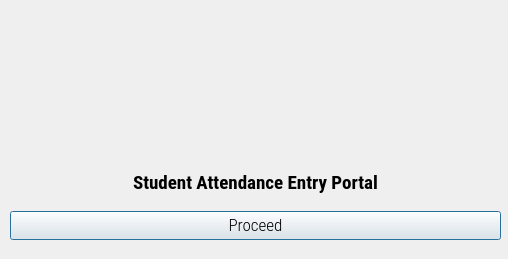
<?xml version="1.0" encoding="UTF-8"?>
<ui version="4.0">
 <class>Dialog</class>
 <widget class="QDialog" name="Dialog">
  <property name="geometry">
   <rect>
    <x>0</x>
    <y>0</y>
    <width>508</width>
    <height>259</height>
   </rect>
  </property>
  <property name="minimumSize">
   <size>
    <width>508</width>
    <height>259</height>
   </size>
  </property>
  <property name="maximumSize">
   <size>
    <width>508</width>
    <height>259</height>
   </size>
  </property>
  <property name="windowTitle">
   <string>Student Attendance Portal</string>
  </property>
  <property name="windowIcon">
   <iconset>
    <normaloff>icon.png</normaloff>icon.png</iconset>
  </property>
  <widget class="QLabel" name="logolabel">
   <property name="geometry">
    <rect>
     <x>150</x>
     <y>10</y>
     <width>221</width>
     <height>133</height>
    </rect>
   </property>
   <property name="text">
    <string/>
   </property>
   <property name="pixmap">
    <pixmap>logo.png</pixmap>
   </property>
  </widget>
  <widget class="QWidget" name="verticalLayoutWidget">
   <property name="geometry">
    <rect>
     <x>10</x>
     <y>160</y>
     <width>491</width>
     <height>80</height>
    </rect>
   </property>
   <layout class="QVBoxLayout" name="verticalLayout">
    <item>
     <layout class="QHBoxLayout" name="horizontalLayout">
      <item alignment="Qt::AlignHCenter">
       <widget class="QLabel" name="filelabel">
        <property name="font">
         <font>
          <family>Roboto Condensed</family>
          <pointsize>14</pointsize>
          <weight>75</weight>
          <bold>true</bold>
         </font>
        </property>
        <property name="text">
         <string>Student Attendance Entry Portal</string>
        </property>
       </widget>
      </item>
     </layout>
    </item>
    <item>
     <widget class="QPushButton" name="runButton">
      <property name="font">
       <font>
        <family>Roboto Condensed Light</family>
        <pointsize>13</pointsize>
       </font>
      </property>
      <property name="text">
       <string>Proceed</string>
      </property>
     </widget>
    </item>
   </layout>
  </widget>
 </widget>
 <resources>
  <include location="resource.qrc"/>
 </resources>
 <connections/>
</ui>
